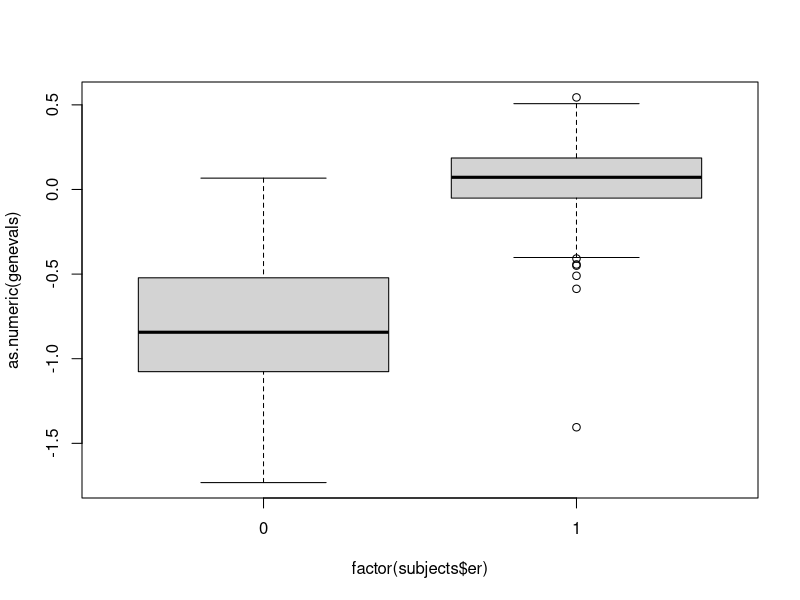

Write R code to recreate this figure.
## ---- chunk 1
genes <- read.delim("gene.description.txt")
subjects <- read.delim("cancer.patients.txt")
evals <- read.delim("gene.expression.txt",stringsAsFactors = FALSE)
## ---- chunk 2
ind <- match("GATA3", genes[,2])
probe <- genes[ind,1]
genevals <- evals[match(probe,rownames(evals)),]
## ---- chunk 3
boxplot(as.numeric(genevals)~factor(subjects$er))
## ---- chunk 4
t.test(as.numeric(genevals)~factor(subjects$er))
